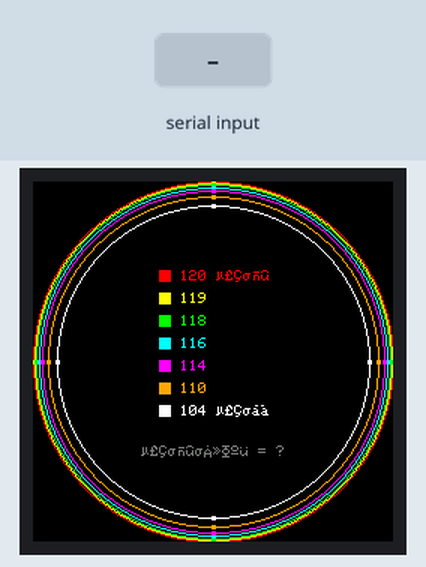
Bench run of a sketch on a simulated ESP32. On the bench: 240×240 colour display. The test bench sets the inputs (shaded band). What the sketch prints to the serial monitor is not drawn.

Above: at 1.7 s.
1.8 s: "r 90\n" received over Serial
At 2.5 s:
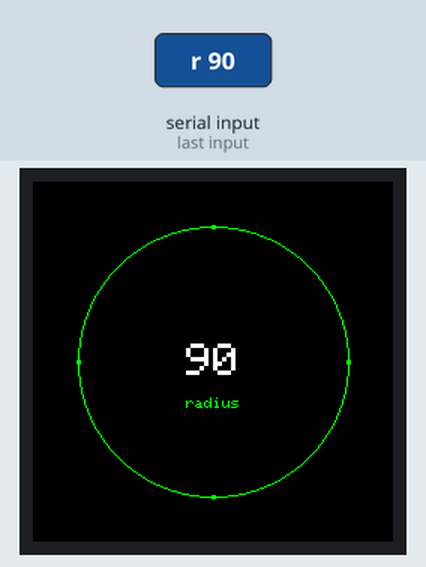
3.3 s: "all\n" received over Serial
At 3.9 s:
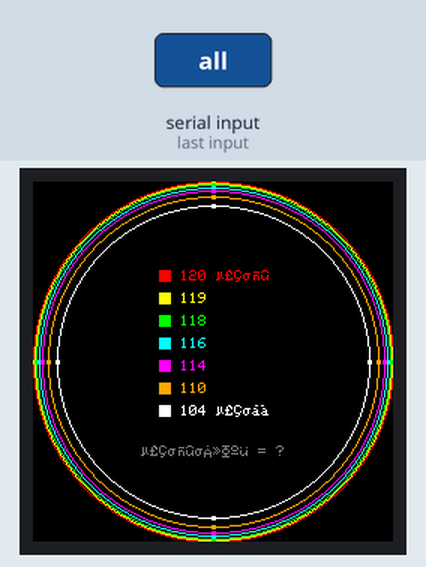
Timing chart, 0 to 6.3 s (numbered marks = the images above; inputs shaded):
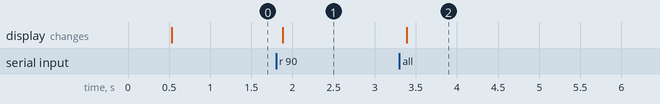

The sketch:

esp32-2424s012-edge.ino
```cpp
/*
 * esp32-2424s012-edge —— 圆屏可视边界标尺
 *
 * 一次画出多圈同心圆 + 中心图例，用来判断"屏幕边缘到底在哪"。
 * 背光：GPIO3，高电平有效；LEDC 通道必须 0~5（填 7 会静默失败）。
 *
 * 串口命令（115200，换行）：
 *   r <n>   只画半径为 n 的单圈，并在圈上标数字（细调用）
 *   all     回到多圈标尺界面
 */

#define LGFX_USE_V1
#include <LovyanGFX.hpp>
#include <Arduino.h>

#define PIN_LCD_SCLK 6
#define PIN_LCD_MOSI 7
#define PIN_LCD_DC   2
#define PIN_LCD_CS   10
#define PIN_LCD_BL   3

class LGFX : public lgfx::LGFX_Device {
  lgfx::Panel_GC9A01 _panel;
  lgfx::Bus_SPI      _bus;
  lgfx::Light_PWM    _light;
 public:
  LGFX() {
    { auto c = _bus.config();
      c.spi_host = SPI2_HOST; c.spi_mode = 0;
      c.freq_write = 40000000; c.freq_read = 16000000;
      c.pin_sclk = PIN_LCD_SCLK; c.pin_mosi = PIN_LCD_MOSI;
      c.pin_miso = -1; c.pin_dc = PIN_LCD_DC;
      _bus.config(c); _panel.setBus(&_bus); }
    { auto c = _panel.config();
      c.pin_cs = PIN_LCD_CS; c.pin_rst = -1;
      c.panel_width = 240; c.panel_height = 240;
      c.readable = false; c.invert = true; c.rgb_order = false;
      _panel.config(c); }
    { auto c = _light.config();
      c.pin_bl = PIN_LCD_BL; c.freq = 12000; c.pwm_channel = 0;   // C3 只有 0~5
      _light.config(c); _panel.setLight(&_light); }
    setPanel(&_panel);
  }
};

static LGFX lcd;

struct Ring { int r; uint16_t color; const char* name; };

static Ring g_rings[] = {
  {120, 0xF800, "120 最外"},
  {119, 0xFFE0, "119"},
  {118, 0x07E0, "118"},
  {116, 0x07FF, "116"},
  {114, 0xF81F, "114"},
  {110, 0xFD20, "110"},
  {104, 0xFFFF, "104 最内"},
};
static const int RING_N = sizeof(g_rings) / sizeof(g_rings[0]);

static void drawLegend() {
  int y = 62;
  lcd.setTextSize(1);
  for (int i = 0; i < RING_N; i++) {
    lcd.fillRect(84, y - 3, 8, 8, g_rings[i].color);
    lcd.setTextDatum(textdatum_t::middle_left);
    lcd.setTextColor(g_rings[i].color, TFT_BLACK);
    lcd.drawString(g_rings[i].name, 98, y + 1);
    y += 15;
  }
  lcd.setTextDatum(textdatum_t::top_center);
  lcd.setTextColor(0x7BEF, TFT_BLACK);
  lcd.drawString("最外可见 = ?", 120, 176);
}

static void drawAll() {
  lcd.fillScreen(TFT_BLACK);
  for (int i = 0; i < RING_N; i++) {
    lcd.drawCircle(120, 120, g_rings[i].r, g_rings[i].color);
    // 四个方向的短标记，便于看清每圈
    lcd.fillRect(120 - 1, 120 - g_rings[i].r - 1, 3, 3, g_rings[i].color);
    lcd.fillRect(120 - 1, 120 + g_rings[i].r - 1, 3, 3, g_rings[i].color);
    lcd.fillRect(120 - g_rings[i].r - 1, 120 - 1, 3, 3, g_rings[i].color);
    lcd.fillRect(120 + g_rings[i].r - 1, 120 - 1, 3, 3, g_rings[i].color);
  }
  drawLegend();
}

static void drawSingle(int r) {
  lcd.fillScreen(TFT_BLACK);
  lcd.drawCircle(120, 120, r, TFT_GREEN);
  lcd.fillRect(120 - 1, 120 - r - 1, 3, 3, TFT_GREEN);
  lcd.fillRect(120 - 1, 120 + r - 1, 3, 3, TFT_GREEN);
  lcd.fillRect(120 - r - 1, 120 - 1, 3, 3, TFT_GREEN);
  lcd.fillRect(120 + r - 1, 120 - 1, 3, 3, TFT_GREEN);
  lcd.setTextDatum(textdatum_t::middle_center);
  lcd.setTextSize(3);
  lcd.setTextColor(TFT_WHITE, TFT_BLACK);
  lcd.drawString(String(r).c_str(), 120, 120);
  lcd.setTextSize(1);
  lcd.setTextColor(TFT_GREEN, TFT_BLACK);
  lcd.drawString("radius", 120, 148);
}

static char    g_line[32];
static uint8_t g_len = 0;

static void pollSerial() {
  while (Serial.available()) {
    char ch = (char)Serial.read();
    if (ch == '\r') continue;
    if (ch != '\n') { if (g_len < sizeof(g_line) - 1) g_line[g_len++] = ch; continue; }
    g_line[g_len] = 0; g_len = 0;
    String cmd(g_line); cmd.trim();
    if (cmd.length() == 0) continue;
    if (cmd == "all") { drawAll(); Serial.printf("多圈标尺已重画\r\n"); }
    else if (cmd.startsWith("r ")) {
      int r = cmd.substring(2).toInt();
      if (r >= 10 && r <= 130) { drawSingle(r); Serial.printf("单圈 r=%d\r\n", r); }
      else Serial.printf("半径范围 10~130\r\n");
    } else Serial.printf("命令：r <n> | all\r\n");
  }
}

void setup() {
  Serial.begin(115200);
  delay(300);
  lcd.init();
  lcd.setBrightness(255);
  drawAll();
  Serial.printf("\r\n=== edge ruler ===\r\ninit ok %dx%d\r\n", (int)lcd.width(), (int)lcd.height());
  Serial.printf("命令：r <n> 单圈 | all 多圈\r\n");
}

void loop() {
  pollSerial();
  delay(20);
}
```

Measured:
- after the input at 1.8 s, the display: changes after 0.08 s (image 1)
- after the input at 3.3 s, the display: changes after 0.09 s (image 2)
